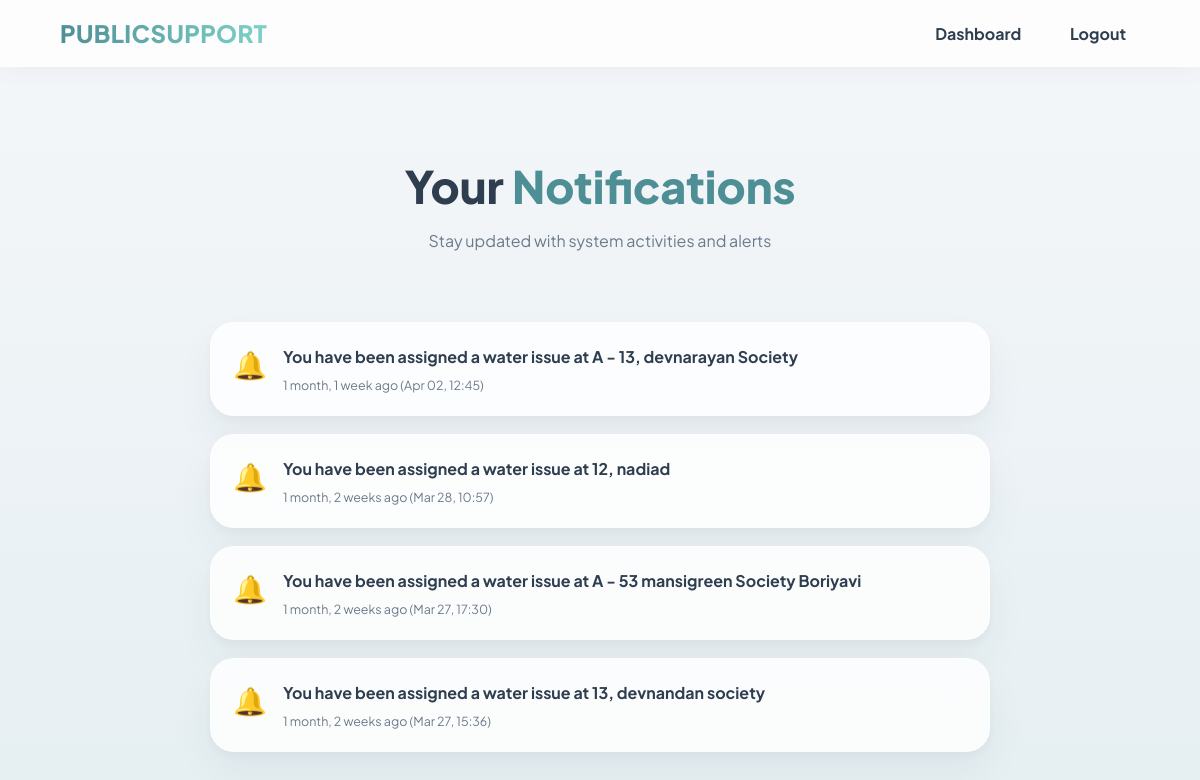
/reports/notification/ (signed in), run on the app's committed database.
### reports/models.py (models this page shows, shortened)
class Notification(models.Model):
    user = models.ForeignKey(User, on_delete=models.CASCADE)
    message = models.TextField()
    is_read = models.BooleanField(default=False)
    created_at = models.DateTimeField(auto_now_add=True)

### reports/views.py (the view)
# urls.py: path('notification/', views.notification, name='notification'),
@login_required(login_url='login')
def notification(request):
    notifs = Notification.objects.filter(user=request.user).order_by('-created_at')
    unread_count = Notification.objects.filter(
        user=request.user,
        is_read=False
    ).count()
    notifs.update(is_read=True)
    return render(request, 'frontend/notification.html', {
        'notifications': notifs,
        'unread_count': unread_count
    })

### frontend/templates/frontend/notification.html (shortened to what this page needs)
{% load static %}
<!DOCTYPE html>
<html lang="en">
<head>
    <link rel="stylesheet" href="{% static 'css/notification.css' %}">
</head>
<body>
<nav>
    <h2>PUBLIC<span>SUPPORT</span></h2>
    <div class="nav-links">
        <a href="{% url 'index' %}">Dashboard</a>
        <a href="{% url 'logout' %}">Logout</a>
    </div>
</nav>
<div class="header">
    <h1>Your <span>Notifications</span></h1>
    <p>Stay updated with system activities and alerts</p>
</div>
<div class="notif-container">
    {% for n in notifications %}
    <div class="notif-card {% if not n.is_read %}unread{% endif %}">
        <div class="notif-icon">🔔</div>
        <div class="notif-content">
            <p>{{ n.message }}</p>
            <small>{{ n.created_at|timesince }} ago
                ({{ n.created_at|date:"M d, H:i" }})
            </small>
        </div>
    </div>
    {% empty %}
        <div class="empty">
            <h3>No Notifications</h3>
            <p>You’re all caught up 🎉</p>
        </div>
    {% endfor %}
</div>
</body>
</html>

### static/css/notification.css (style rules this page uses)
:root { --bg-main: #f5f7fa; --bg-surface: #ffffff; --bg-card: rgba(255,255,255,0.82); --accent-primary: #4E8F95; --accent-secondary: #7FD1C9; --accent-warm: #5FA3A6; --danger: #ef4444; --text-dark: #2F3E4F; --text-muted: #6C7A8C; --border-color: #dde5ea; }
body { margin: 0; font-family: 'Plus Jakarta Sans', sans-serif; background: linear-gradient(180deg,#f5f7fa,#e6eff2); color: var(--text-dark); }
nav { background: rgba(255,255,255,0.78); backdrop-filter: blur(12px); padding: 18px 5%; display: flex; justify-content: space-between; align-items: center; border-bottom: 1px solid rgba(255,255,255,0.35); position: sticky; top: 0; z-index: 1000; box-shadow: 0 8px 20px rgba(47,62,79,0.04); }
nav h2 { margin: 0; font-weight: 800; background: linear-gradient( 90deg, var(--accent-primary), var(--accent-secondary) ); -webkit-background-clip: text; -webkit-text-fill-color: transparent; letter-spacing: 0.4px; }
.nav-links a { text-decoration: none; margin-left: 18px; font-weight: 700; color: var(--text-dark); padding: 8px 14px; border-radius: 12px; transition: 0.25s; }
.header { text-align: center; padding: 60px 20px 35px; }
.header h1 { font-size: 2.8rem; margin-bottom: 12px; font-weight: 800; color: var(--text-dark); }
.header span { color: var(--accent-primary); }
.header p { color: var(--text-muted); font-size: 1rem; }
.notif-container { max-width: 780px; margin: auto; padding: 20px; }
.notif-card { display: flex; gap: 16px; align-items: flex-start; background: var(--bg-card); backdrop-filter: blur(14px); border: 1px solid rgba(255,255,255,0.35); padding: 22px; border-radius: 24px; margin-bottom: 18px; transition: 0.25s; box-shadow: 0 20px 40px rgba(47,62,79,0.05), 0 5px 12px rgba(47,62,79,0.04); }
.notif-icon { font-size: 1.7rem; margin-top: 2px; color: var(--accent-primary); }
.notif-content { flex: 1; }
.notif-content p { margin: 0 0 8px; font-weight: 700; color: var(--text-dark); line-height: 1.5; }
.notif-content small { display: block; margin-top: 5px; font-size: 0.78rem; color: var(--text-muted); }

### data on the page
Notification: message "You have been assigned a water issue at A - 13, devnarayan Society", created_at "1 month, 1 week", created_at "Apr 02, 12:45"
Notification: message "You have been assigned a water issue at 12, nadiad", created_at "1 month, 2 weeks", created_at "Mar 28, 10:57"
Notification: message "You have been assigned a water issue at A - 53 mansigreen Society Boriyavi", created_at "1 month, 2 weeks", created_at "Mar 27, 17:30"
Notification: message "You have been assigned a water issue at 13, devnandan society", created_at "1 month, 2 weeks", created_at "Mar 27, 15:36"
